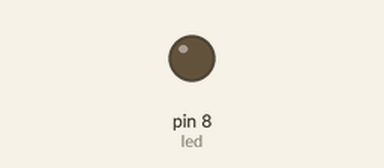
Simulated run of this sketch. Board: Arduino Uno, built with avr-gcc and run on an emulated ATmega328P. Parts: output pins drawn as LEDs (lit = HIGH).

Above: at 0.7 s.
At 5.3 s:
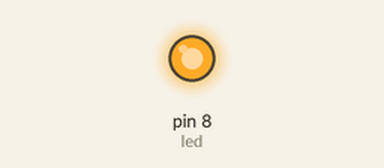
Timing chart, 0 to 7.0 s (numbered marks = the images above):
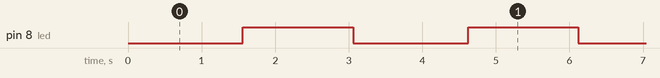

The sketch:

PWM.ino
```cpp
int led = 8;
void setup() {
  pinMode(led, OUTPUT);
}

void loop() {
  int i = 0;
  for (i; i < 255; i = i + 5) {
    analogWrite(led, i);
    delay(60);
  }

}
```

Measured:
- by itself, pin 8 (led): alternates HIGH for 1.5 s and LOW for 1.6 s
